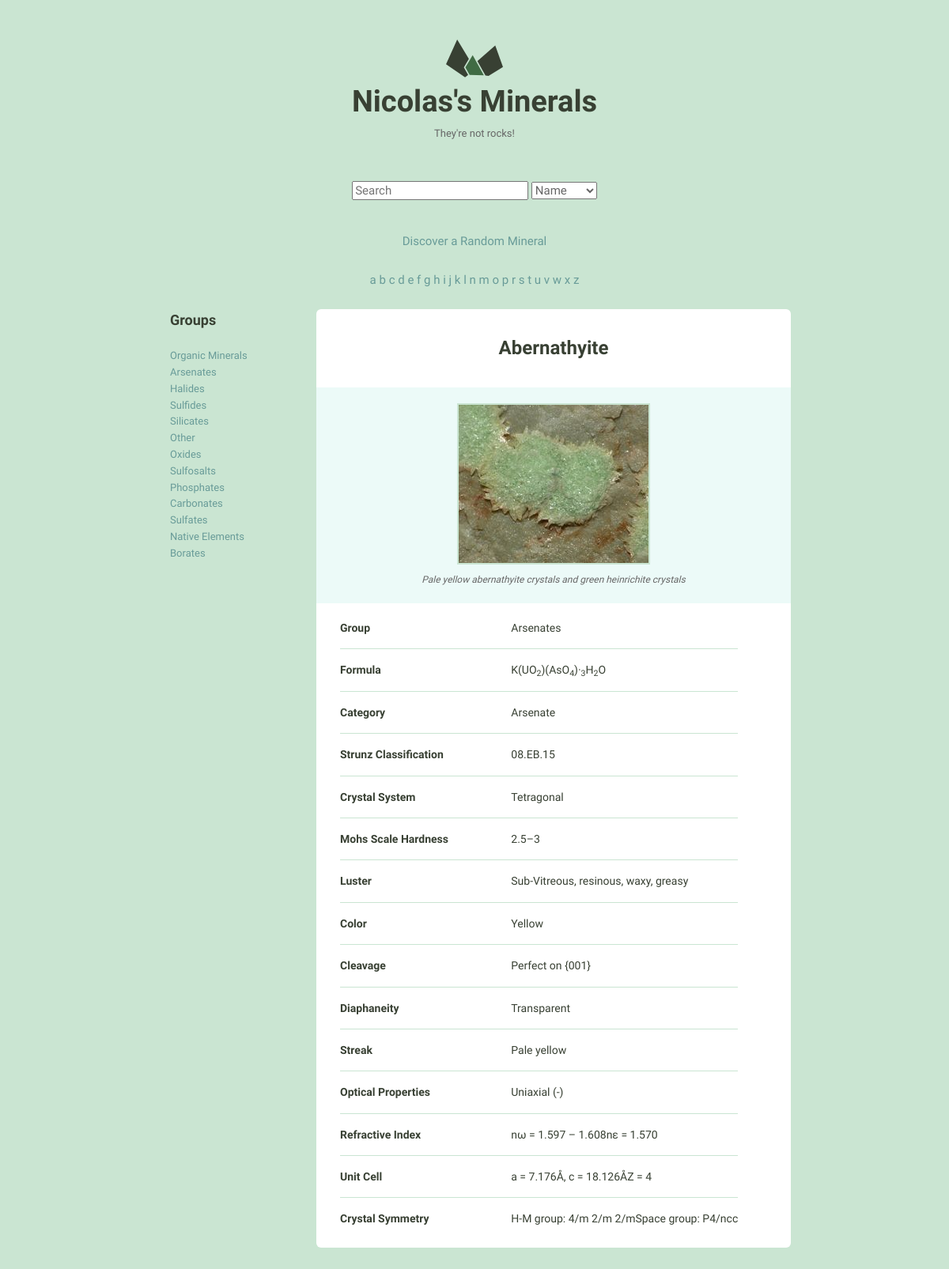
Screenshot of /detail/3/ with the database file from the repository.
### minerals_catalog/models.py (models this page shows, shortened)
class Mineral(models.Model):
    name = models.CharField(max_length=255)
    image_filename = models.CharField(max_length=255, null=True)
    image_caption = models.CharField(max_length=255, null=True)
    category = models.CharField(max_length=255, null=True)
    formula = models.CharField(max_length=255, null=True)
    strunz_classification = models.CharField(max_length=255, null=True)
    crystal_system = models.CharField(max_length=255, null=True)
    unit_cell = models.CharField(max_length=255, null=True)
    color = models.CharField(max_length=255, null=True)
    crystal_symmetry = models.CharField(max_length=255, null=True)
    cleavage = models.CharField(max_length=255, null=True)
    mohs_scale_hardness = models.CharField(max_length=255, null=True)
    luster = models.CharField(max_length=255, null=True)
    streak = models.CharField(max_length=255, null=True)
    diaphaneity = models.CharField(max_length=255, null=True)
    optical_properties = models.CharField(max_length=255, null=True)
    refractive_index = models.CharField(max_length=255, null=True)
    crystal_habit = models.CharField(max_length=255, null=True)
    specific_gravity = models.CharField(max_length=255, null=True)
    group = models.CharField(max_length=255, null=True)
    def attributes_sorted_most_common(self):
        attributes_occurences_counted = defaultdict(int)
        excluded_fields = ["id", "name",  "image_filename",  "image_caption"]
        minerals = Mineral.objects.all()
        for mineral in minerals:
            for field in Mineral._meta.get_fields():
                if field.name not in excluded_fields and \
                        getattr(mineral, field.name):
                    attributes_occurences_counted[field.name] += 1
        attributes_sorted = sorted(attributes_occurences_counted, key=attributes_occurences_counted.get, reverse=True)
        most_common_attributes = []
        for attribute in attributes_sorted:
            key = self._meta.get_field(attribute).verbose_name
            value = getattr(self, attribute)
            if value :
                most_common_attributes.append({"key": key, "value": value})
        return most_common_attributes

### minerals_catalog/views.py (the view)
# urls.py: url(r"^detail/(?P<pk>\d+)/$", views.mineral_detail, name="detail"),
def mineral_detail(request, pk):
    """The attributes are displayed starting with the most commons"""
    mineral = get_object_or_404(Mineral, pk=pk)
    random_mineral()
    attributes_sorted_most_common = mineral.attributes_sorted_most_common()
    return render(request, "minerals_catalog/detail.html", {'mineral': mineral, "random_mineral": random_mineral,
                                                            "alphabet_list": setup_alphabet_list(),
                                                            "group_list": setup_group_list(),
                                                            "attributes": attributes_sorted_most_common})

### minerals_catalog/templatetags/minerals_catalog_tags.py (called while the page is built)
@register.filter
def human_read(value):
    return value.replace("_"," ")

### minerals_catalog/views.py (called while the page is built)
def random_mineral():
    all_minerals = Mineral.objects.all()
    return random.choice(all_minerals)

def setup_group_list():
    all_minerals = Mineral.objects.all()
    group_list = []
    for each in all_minerals:
        if each.group.replace(" ", "_") not in group_list:
            group_list.append(each.group.replace(" ", "_"))
    return group_list

def setup_alphabet_list():
    all_minerals = Mineral.objects.all()
    alphabet_list = []
    for each in all_minerals:
        if each.name[0].lower() not in alphabet_list:
            alphabet_list += each.name[0].lower()
    return alphabet_list

### minerals_catalog/templates/minerals_catalog/detail.html (shortened to what this page needs)
{% extends "layout.html" %}
{% load static from staticfiles %}
{% block content %}
    <div class="grid-75 mineral__container">
      <h1 class="mineral__name">{{ mineral.name|title }}</h1>
      <div class="mineral__image-bg">
        <img class="mineral__image" src="{% static "images"%}/{{ mineral.image_filename }}">
        <p class="mineral__caption">{{ mineral.image_caption }}</p>
      </div>
      <div class="mineral__table-container">
        <table class="mineral__table">
            {% for attribute in attributes %}
                <tr>
                    <td class="mineral__category">{{ attribute.key|title }}</td>
                    <td>{{ attribute.value|safe }}</td>
                </tr>
            {% endfor %}
        </table>
      </div>
    </div>
{% endblock %}

### minerals_catalog/templates/layout.html (shortened to what this page needs)
{% load minerals_catalog_tags %}
{% load static from staticfiles %}
<!DOCTYPE html>
<html lang="en">
<head>
  <link rel="stylesheet" href="{% static "css/global.css" %}">
  <link rel="stylesheet" href="{% static "css/animate.css" %}">
</head>
<body>
  <div class="bounds">
      <a href={% url "home" %} class="grid-100">
      </a>
      <h1 class="logo__name text-centered">Nicolas's Minerals</h1></a>
      <p class="logo__text text-centered">They're not rocks!</p>
      <div class="text-centered spaced-div">
      <form action="{% url "search" %}">
        <input type="search" placeholder="Search" name="q">
        <select name="scope">
            <option value="name_search">Name</option>
        </select>
      </form>
  </div>
  <div class="random text-centered animated bounce spaced-div">
  <a href="{% url "detail" pk=random_mineral.pk %}">Discover a Random Mineral</a>
  </div>
  <div class="text-centered spaced-div">
    {% for letter in alphabet_list %}
        {% if letter == selected_letter %}
            <b>{{ letter }}</b>
        {% else %}
            <a href="{% url "alphabetically_filtered_list_view" selected_letter=letter.lower %}"> {{ letter }} </a>
        {% endif %}
    {% endfor %}
   </div>
  <div class="grid-25 groups">
      <h3>Groups</h3>
      {% for group in group_list %}
        {% if group == selected_group %}
            <b>{{ group | human_read}}<br></b>
        {% else %}
            <a href="{% url "group_filtered_list_view" selected_group=group %}"> {{ group | human_read }}<br></a>
        {% endif %}
      {% endfor %}
  </div>
   {% block content %}{% endblock %}
  </div>
</body>
</html>

### minerals_catalog/static/css/global.css (style rules this page uses)
html { font-family: sans-serif; -ms-text-size-adjust: 100%; -webkit-text-size-adjust: 100%; }
body { margin: 0; }
a { background-color: transparent; }
h1 { font-size: 2em; margin: 0.67em 0; }
sub { font-size: 75%; line-height: 0; position: relative; vertical-align: baseline; bottom: -0.25em; }
img { border: 0; }
svg:not(:root) { overflow: hidden; }
input { color: inherit; font: inherit; margin: 0; }
select { color: inherit; font: inherit; margin: 0; }
input { line-height: normal; }
input[type="search"] { -webkit-appearance: textfield; -moz-box-sizing: content-box; -webkit-box-sizing: content-box; box-sizing: content-box; }
table { border-collapse: collapse; border-spacing: 0; }
td, th { padding: 0; }
html { font-size: 62.5%; }
body { background-color: #CAE5D2; font-size: 1.5em; line-height: 1.6; font-weight: 400; font-family: "Cousine"; color: #666; }
.bounds { max-width: 800px; margin: 0 auto; padding: 50px 0 150px; overflow: hidden; }
.grid, .grid-5, .grid-10, .grid-15, .grid-20, .grid-25, .grid-30, .grid-33, .grid-35, .grid-40, .grid-45, .grid-50, .grid-55, .grid-60, .grid-65, .grid-66, .grid-70, .grid-75, .grid-80, .grid-90, .grid-95, .grid-100 { float: left; box-sizing: border-box; position: relative; }
.grid-25 { width: 25%; padding: 0 15px; }
.grid-75 { width: 75%; padding: 0 15px; }
.grid-100 { width: 100%; padding: 0 15px; }
h1, h2, h3, h4, h5, h6 { margin-top: 0; margin-bottom: 2rem; font-weight: bold; font-family: "Work Sans", sans-serif; color: #384033; }
h1 { font-size: 3.8rem; }
h3 { font-size: 1.8rem; }
@media (min-width: 550px) { h1 { font-size: 3.8rem; } }
@media (min-width: 550px) { h3 { font-size: 1.8rem; } }
p { margin-top: 0; font-size: 1.6rem; }
a { color: #689b98; text-decoration: none; -webkit-transition: color 0.2s; -moz-transition: color 0.2s; -ms-transition: color 0.2s; -o-transition: color 0.2s; transition: color 0.2s; }
th, td { padding: 15px; text-align: left; border-bottom: 1px solid #e1e1e1; }
th:first-child, td:first-child { padding-left: 0; }
th:last-child, td:last-child { padding-right: 0; }
input { margin-bottom: 1.5rem; }
table, p, ul { margin-bottom: 2.5rem; }
.text-centered { text-align: center; }
.spaced-div { margin-bottom: 2.5rem; }
.groups { font-size: 1.3rem; }
.logo { display: block; fill: #384033; position: relative; margin: 0 auto; width: 72px; }
.logo__name { margin-bottom: 0; }
.logo__text { margin-bottom: 50px; font-size: 13px; }
.mineral__container { background-color: #fff; border-radius: 6px; list-style: none; padding: 0; text-align: center; }
.mineral__name { display: block; width: 100%; margin: 0; font-size: 24px; padding: 30px 0 30px 0; }
.mineral__image { display: block; margin: 0 auto; border: solid 2px #CAE5D2; }
.mineral__image-bg { background-color: #ecfaf8; padding: 20px 0; }
.mineral__caption { font-size: 12px; font-style: italic; padding: 10px 0 0 0; margin: 0; }
.mineral__table { font-size: 14px; color: #384033; }
.mineral__table td { border-color: #CAE5D2; }
.mineral__table tr:last-of-type td { border-bottom: none; padding-bottom: 0; }
.mineral__table-container { padding: 5px 30px 0; }
.mineral__category { font-weight: bold; width: 40%; }

### rows the page displays
Mineral: group "Arsenates", name "Abernathyite", image_filename (picture), image_caption "Pale yellow abernathyite crystals and green heinrichite crystals", value "Arsenates" "K(UO 2 )(AsO 4 )· 3 H 2 O" "Arsenate" "08.EB.15" "Tetragonal" "2.5–3" "Sub-Vitreous, resinous, waxy, greasy" "Yellow" "Perfect on {001}" "Transparent" "Pale yellow" "Uniaxial (-)" "nω = 1.597 – 1.608nε = 1.570" "a = 7.176Å, c = 18.126ÅZ = 4" "H-M group: 4/m 2/m 2/mSpace group: P4/ncc"
Mineral: group "Halides"
Mineral: group "Sulfides"
Mineral: group "Silicates"
Mineral: group "Other"
Mineral: group "Oxides"
Mineral: group "Sulfosalts"
Mineral: group "Phosphates"
Mineral: group "Carbonates"
Mineral: group "Sulfates"
Mineral: group "Borates"

### other values shown
{{ letter }} "a" "b" "c" "d" "e" "f" "g" "h" "i" "j" "k" "l" "n" "m" "o" "p" "r" "s" "t" "u" "v" "w" "x" "z"
{{ group | human_read }} "Organic Minerals" "Native Elements"
{{ attribute.key|title }} "Group" "Formula" "Category" "Strunz Classification" "Crystal System" "Mohs Scale Hardness" "Luster" "Color" "Cleavage" "Diaphaneity" "Streak" "Optical Properties" "Refractive Index" "Unit Cell" "Crystal Symmetry"
